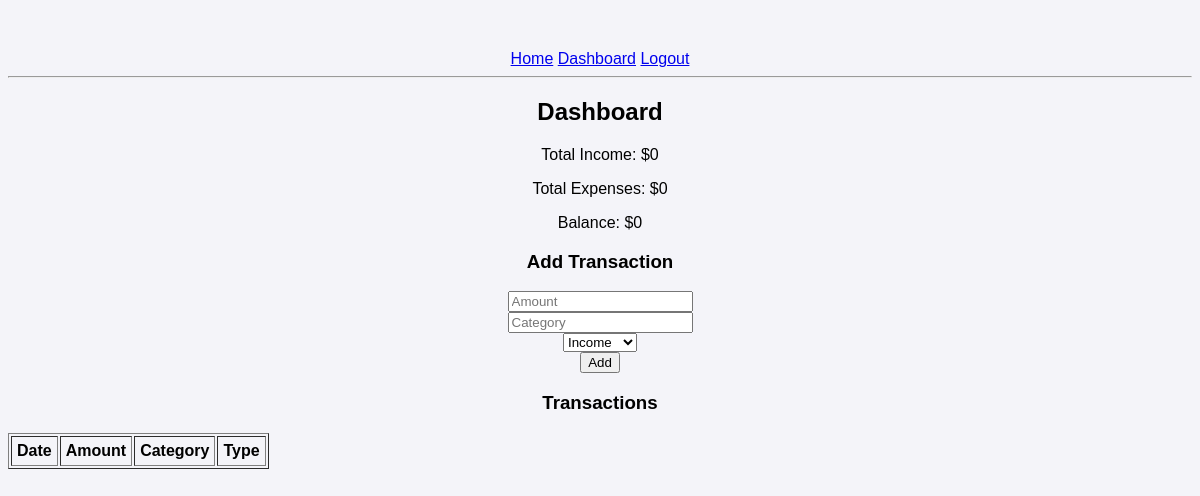
Page /dashboard (signed in) on the earlier database version.
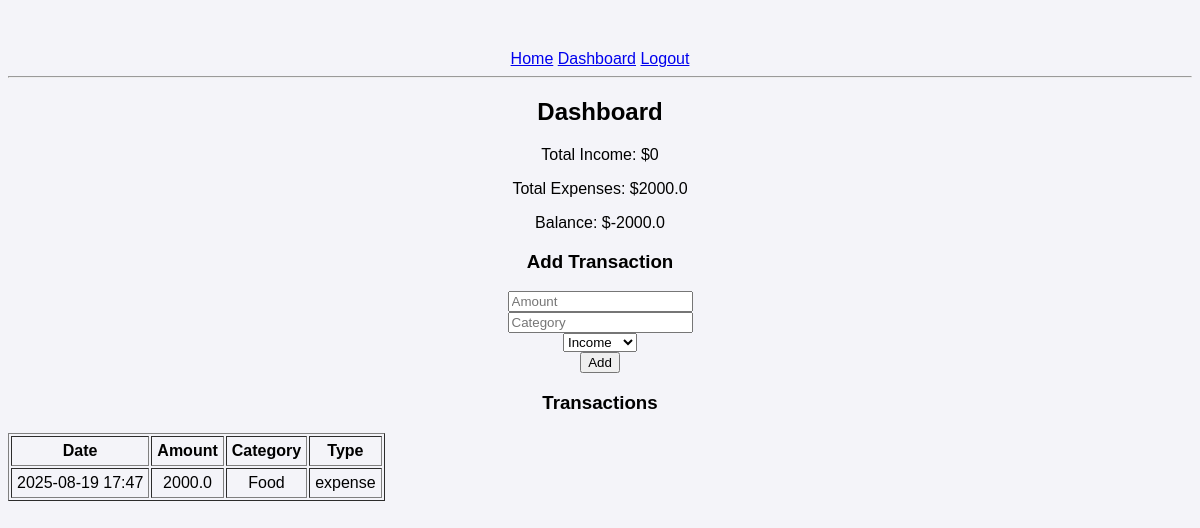
Same page on the later database version.
### models.py (models this page shows)
class Transaction(db.Model):
    id = db.Column(db.Integer, primary_key=True)
    amount = db.Column(db.Float, nullable=False)
    category = db.Column(db.String(100), nullable=False)
    type = db.Column(db.String(10), nullable=False)  # 'income' or 'expense'
    date = db.Column(db.DateTime, default=datetime.utcnow)
    user_id = db.Column(db.Integer, db.ForeignKey('user.id'), nullable=False)

### app.py (the view, shortened to what this page needs)
@app.route('/dashboard', methods=['GET', 'POST'])
@login_required
def dashboard():
    transactions = Transaction.query.filter_by(user_id=current_user.id).order_by(Transaction.date.desc()).all()
    total_income = sum(t.amount for t in transactions if t.type == 'income')
    total_expense = sum(t.amount for t in transactions if t.type == 'expense')
    balance = total_income - total_expense
    return render_template('dashboard.html', transactions=transactions, total_income=total_income, total_expense=total_expense, balance=balance)

### app.py (called while the page is built)
@login_manager.user_loader
def load_user(user_id):
    return User.query.get(int(user_id))

### templates/dashboard.html
{% extends "base.html" %} {% block content %}
<h2>Dashboard</h2>
<p>Total Income: ${{ total_income }}</p>
<p>Total Expenses: ${{ total_expense }}</p>
<p>Balance: ${{ balance }}</p>
<h3>Add Transaction</h3>
<form method="POST">
  <input
    type="number"
    step="0.01"
    name="amount"
    placeholder="Amount"
    required
  /><br />
  <input type="text" name="category" placeholder="Category" required /><br />
  <select name="type" required>
    <option value="income">Income</option>
    <option value="expense">Expense</option></select
  ><br />
  <button type="submit">Add</button>
</form>
<h3>Transactions</h3>
<table border="1" cellpadding="5">
  <tr>
    <th>Date</th>
    <th>Amount</th>
    <th>Category</th>
    <th>Type</th>
  </tr>
  {% for t in transactions %}
  <tr>
    <td>{{ t.date.strftime('%Y-%m-%d %H:%M') }}</td>
    <td>{{ t.amount }}</td>
    <td>{{ t.category }}</td>
    <td>{{ t.type }}</td>
  </tr>
  {% endfor %}
</table>
{% endblock %}

### templates/base.html (shortened to what this page needs)
<!DOCTYPE html>
<html lang="en">
  <head>
    <link
      rel="stylesheet"
      href="{{ url_for('static', filename='style.css') }}"
    />
  </head>
  <body>
    <nav>
      <a href="{{ url_for('home') }}">Home</a>
      {% if current_user.is_authenticated %}
      <a href="{{ url_for('dashboard') }}">Dashboard</a>
      <a href="{{ url_for('logout') }}">Logout</a>
      {% else %}
      <a href="{{ url_for('login') }}">Login</a>
      <a href="{{ url_for('register') }}">Register</a>
      {% endif %}
    </nav>
    <hr />
     {% block content %}{% endblock %}
  </body>
</html>

### static/style.css (style rules this page uses)
body { font-family: Arial, sans-serif; background: #f4f4f9; text-align: center; margin-top: 50px; }

Differences in the rows shown:
added Transaction: date "2025-08-19 17:47", amount "2000.0", category "Food", type "expense"
Other differences:
{{ total_expense }}: "0" → "2000.0"
{{ balance }}: "0" → "-2000.0"
